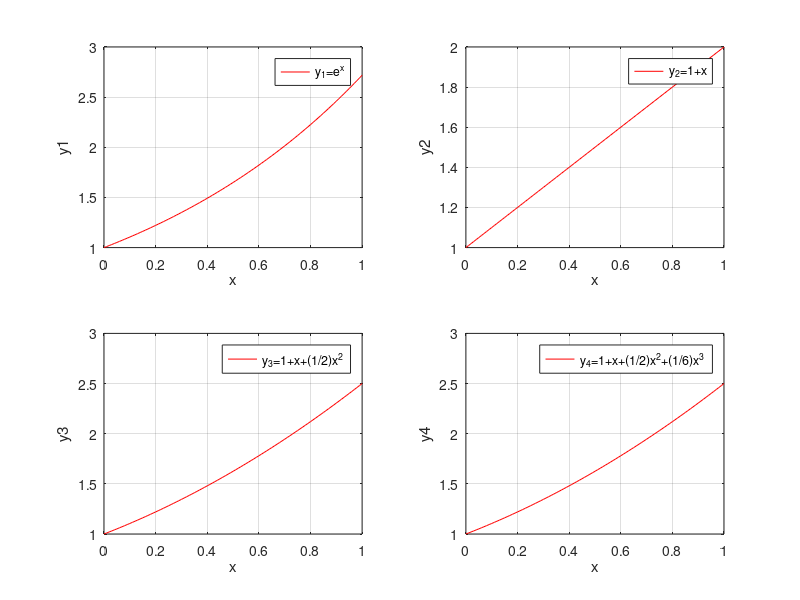
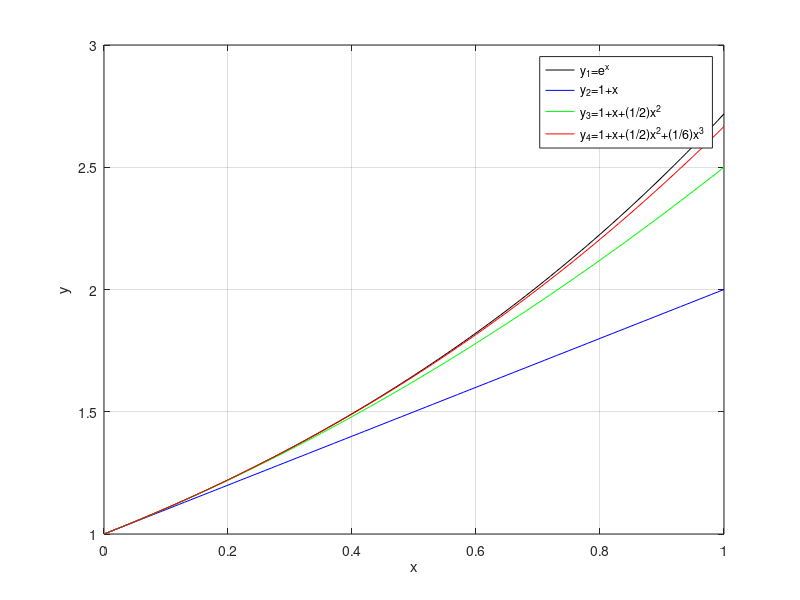

Source code (MATLAB) for these figures, in order:
clc;clear
x=0:1/100:1;
figure(1);
subplot(2,2,1);
y_1=exp(x);
plot(x,y_1,'r');
xlabel('x');
ylabel('y1');
legend('y_1=e^x');
grid on;
subplot(2,2,2);
y_2=ones(1,size(x,2))+x;
plot(x,y_2,'r');
xlabel('x');
ylabel('y2');
legend('y_2=1+x');
grid on;
subplot(2,2,3);
y_3=ones(1,size(x,2))+x+x.^2/2;
plot(x,y_3,'r');
xlabel('x');
ylabel('y3');
legend('y_3=1+x+(1/2)x^2');
grid on;
subplot(2,2,4);
y_4=ones(1,size(x,2))+x+x.^2/2+x.^3/6;
plot(x,y_3,'r');
xlabel('x');
ylabel('y4');
legend('y_4=1+x+(1/2)x^2+(1/6)x^3');
grid on;
figure(2);
plot(x,y_1,'k',x,y_2,'b',x,y_3,'g',x,y_4,'r');
xlabel('x');
ylabel('y');
legend('y_1=e^x','y_2=1+x','y_3=1+x+(1/2)x^2','y_4=1+x+(1/2)x^2+(1/6)x^3');
grid on;
